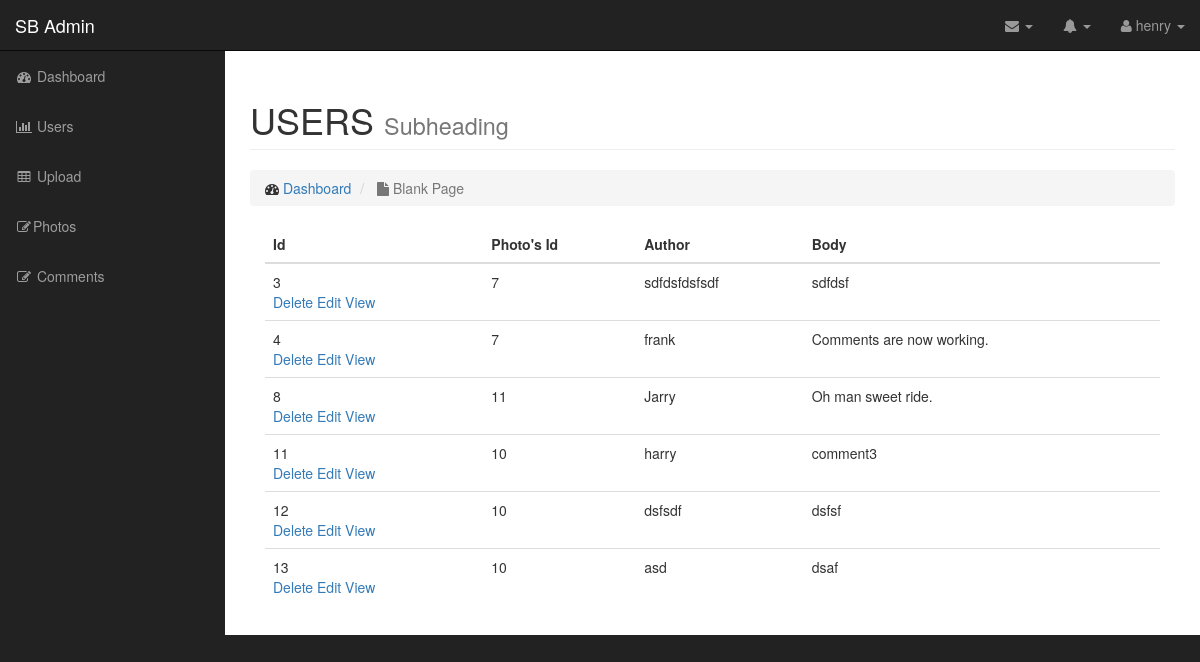
The app's page /admin/comments.php (signed in) with its own data.
### tables this page shows
CREATE TABLE `users` (
  `id` int(11) unsigned NOT NULL AUTO_INCREMENT,
  `username` varchar(255) DEFAULT NULL,
  `first_name` varchar(255) DEFAULT NULL,
  `last_name` varchar(255) DEFAULT NULL,
  `password` varchar(255) DEFAULT NULL,
  `user_image` varchar(255) DEFAULT NULL,
  PRIMARY KEY (`id`)
);

CREATE TABLE `comments` (
  `id` int(11) unsigned NOT NULL AUTO_INCREMENT,
  `photo_id` int(11) DEFAULT NULL,
  `author` varchar(255) DEFAULT NULL,
  `body` text,
  PRIMARY KEY (`id`)
);

### admin/includes/functions.php (called while the page is built, shortened)
<?php
function ClassAutoLoader($className)
{
    $className = ucwords($className);
    $path = __DIR__."/{$className}.php";
}

### admin/includes/Session.php (called while the page is built, shortened)
<?php
class Session
{
    public function visitor_count()
    {
        if (isset($_SESSION['count'])) {
            return $this->count = $_SESSION['count']++;
        } else {
            return $_SESSION['count'] = 1;
        }
    }
    private function check_the_login()
    {
        if (isset($_SESSION['user_id'])) {
            $this->user_id = $_SESSION['user_id'];
        } else {
            unset($this->user_id);
            $this->signed_in = false;
        }
    }
}
$session = new Session();

### admin/includes/Database.php (called while the page is built, shortened)
<?php
class Database
{
    protected $connection;
    private function open_db_connect()
    {
        $this->connection = new mysqli(
                                    DB_HOST,
                                    DB_USER,
                                    DB_PASS,
                                    DB_NAME
                                  );
    }
    public function query($sql)
    {
        $result = $this->connection->query($sql);
        return $result;
    }
    public function escape_string($string)
    {
        $escaped_string = $this->connection->real_escape_string($string);
        return $escaped_string;
    }
}
$database = new Database();

### admin/includes/User.php (called while the page is built, shortened)
<?php
class User extends Db_object {
    protected static $db_table = "users";
    public static function find_by_id($id)
    {
        global $database;
        $sql = "SELECT * FROM " . static::$db_table
            . " WHERE id = {$database->escape_string($id)} LIMIT 1";
        $result_set = static::find_by_query($sql);
        return !empty($result_set) ? array_shift($result_set) : new User();
    }
}

### admin/includes/Db_object.php (called while the page is built, shortened)
<?php
class Db_object
{
    private function has_the_attribute($the_attribute)
    {
        $object_properties = get_object_vars($this);
        return array_key_exists($the_attribute, $object_properties);
    }
    public static function instantiation($row)
    {
        $the_object = new $calling_class;
        foreach ($row as $the_attribute => $value) {
            if ($the_object->has_the_attribute($the_attribute)) {
                $the_object->$the_attribute = $value;
            }
        }
        return $the_object;
    }
    public static function find_by_query($sql)
    {
        global $database;
        $result_set = $database->query($sql);
        $the_object_array = array();
        while($row = mysqli_fetch_assoc($result_set)) {
            $the_object_array[] = static::instantiation($row);
        }
        return $the_object_array;
    }
    public static function find_all()
    {
         return static::find_by_query("SELECT * FROM " . static::$db_table);
    }
}

### admin/comments.php (the view, shortened to what this page needs)
<?php include("includes/header.php"); ?>
<?php
$comments = Comment::find_all();
?>
        <nav class="navbar navbar-inverse navbar-fixed-top" role="navigation">
            <?php include("includes/top_nav.php"); ?>
            <?php include("includes/side_nav.php"); ?>
        </nav>
        <div id="page-wrapper">
            <div class="container-fluid">
                <div class="row">
                    <div class="col-lg-12">
                        <h1 class="page-header">
                            USERS
                            <small>Subheading</small>
                        </h1>
                        <ol class="breadcrumb">
                            <li>
                                <i class="fa fa-dashboard"></i>  <a href="index.html">Dashboard</a>
                            </li>
                            <li class="active">
                                <i class="fa fa-file"></i> Blank Page
                            </li>
                        </ol>
                        <div class="col-md-12">
                            <table class="table table-hover">
                                <thead>
                                    <tr>
                                        <th>Id</th>
                                        <th>Photo's Id</th>
                                        <th>Author</th>
                                        <th>Body</th>
                                    </tr>
                                </thead>
                                <tbody>
                                    <?php foreach ($comments as $comment):?>
                                    <tr>
                                        <td>
                                            <?php echo $comment->id; ?>
                                            <div class="picture_link">
                                                <a href="delete_comment.php?id=<?php echo $comment->id; ?>">Delete</a>
                                                <a href="edit_comment.php?id=<?php echo $comment->id; ?>">Edit</a>
                                                <a href="view_comment.php?id=<?php echo $comment->id; ?>">View</a>
                                            </div>
                                        </td>
                                        <td>
                                            <?php echo $comment->photo_id?>
                                        </td>
                                        <td>
                                            <?php echo $comment->author; ?>
                                        </td>
                                        <td>
                                            <?php echo $comment->body; ?>
                                        </td>
                                    </tr>
                                    <?php endforeach; ?>
                                </tbody>
                            </table>
                        </div>
                    </div>
                </div>
            </div>
        </div>
  <?php include("includes/footer.php"); ?>

### admin/includes/top_nav.php (shortened to what this page needs)
<?php
    if ($session instanceof Session) {
        $user = User::find_by_id($session->user_id);
    }
?>
            <div class="navbar-header">
                <a class="navbar-brand" href="index.php">SB Admin</a>
            </div>
            <ul class="nav navbar-right top-nav">
                <li class="dropdown">
                    <a href="#" class="dropdown-toggle" data-toggle="dropdown"><i class="fa fa-envelope"></i> <b class="caret"></b></a>
                </li>
                <li class="dropdown">
                    <a href="#" class="dropdown-toggle" data-toggle="dropdown"><i class="fa fa-bell"></i> <b class="caret"></b></a>
                </li>
                <li class="dropdown">
                    <a href="#" class="dropdown-toggle" data-toggle="dropdown"><i class="fa fa-user"></i> <?php echo $user->username; ?> <b class="caret"></b></a>
                </li>
            </ul>

### admin/css/photo_modal.css (style rules this page uses)
body { background-color: #269abc; }

### admin/css/sb-admin.css (style rules this page uses)
body { margin-top: 100px; background-color: #222; }
@media (min-width:768px) { body { margin-top: 50px; } }
#page-wrapper { width: 100%; padding: 0; background-color: #fff; }
@media (min-width:768px) { #page-wrapper { padding: 10px; } }
.top-nav { padding: 0 15px; }
.top-nav>li { display: inline-block; float: left; }
.top-nav>li>a { padding-top: 15px; padding-bottom: 15px; line-height: 20px; color: #999; }

### records on screen
users: username "henry"
comments: id "3", photo "7", author "sdfdsfdsfsdf", body "sdfdsf"
comments: id "4", photo "7", author "frank", body "Comments are now working."
comments: id "8", photo "11", author "Jarry", body "Oh man sweet ride."
comments: id "11", photo "10", author "harry", body "comment3"
comments: id "12", photo "10", author "dsfsdf", body "dsfsf"
comments: id "13", photo "10", author "asd", body "dsaf"
